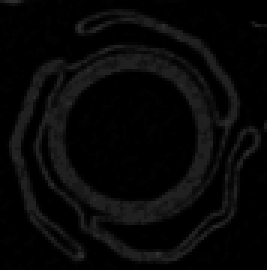
#> input picture img/balloon_folded.png, 89 x 90 px (shown 3 times larger)
$ jupyter execute Balloon_folded.ipynb
#> lines starting #> are read from the running program, lines starting #| are printed output that depends on the picture
#> further down, image is the input picture: shape (90, 89, 4) float32; mean R, G, B, A 0.0296, 0.0296, 0.0296, 1
### utils.py
"""
__File name__:          utils.py
__Author__:             Reto Furrer
__Date created__:       02.09.2019
__Date last modified__: 06.09.2019
__Python Version__:     3.6
__Project__:            IGT-Lab 2019 (02.09.2019-13.09.2019)
__Description__:        This file contains the functions used in the file IGTLab_RetoFurrer_2019 to
                        analyse the topology of polymer tubes with microCT images. The functions might be
                        called from any python IDE if needed.
"""

def create_directories():
    """
    Description:    Check whether the needed directories are present.
    ------------    If not directories are created.

    Inputs:
    -------
    none

    Outputs:
    --------
    none
    """
    # Import packages needed for the function
    import os

    # Create directories in order to store exports and results propery if they not already exist
    ## Results (res)
    if not os.path.exists('res'):
        os.mkdir('res')

    ## Exports (res/diag)
    if not os.path.exists('res/diag'):
        os.mkdir('res/diag')

    ## Exports (res/txt)
    if not os.path.exists('res/txt'):
        os.mkdir('res/txt')

    ## Images (img)
    if not os.path.exists('img'):
        os.mkdir('img')

    ## Exports (exp)
    if not os.path.exists('exp'):
        os.mkdir('exp')


# [41 lines left out: function print_original_image, not called in this run]


def gaussian_filter(image, sigma, sample="n/a", show="False", index=0):
    """
    Description:    Applies a gaussian filter to an imagee (array) and returns the filtered image
    ------------

    Inputs:
    -------
    image:          array
                    The input image that need to be filtered

    sigma:          float
                    Defines the standard deviation of the gaussian filter

    sample:         string
                    Defining which sample was choosen (default:"n/a")

    show:           bool
                    Defines whether or not the result is plotted (default:"False")

    index:          int
                    Index of the iteration to label the images (default:0)

    Outputs:
    --------
    img_filtered:   array
                    The filtered image
    """
#> called with sigma = 0.2, sample = 'n/a', show = 'False', index = 0
    # Import packages needed for the function
    import matplotlib.pyplot as plt
    import scipy.ndimage as ndimage
    import os

    # Apply Gaussian filter to the gray image to reduce noise and show it to the user
    img_filtered = ndimage.gaussian_filter(image, sigma)

    # Plot filtered image
    if show == "True":
        plt.imshow(img_filtered, cmap='gray', interpolation='nearest')
        plt.title('filtered image, Gaussian (sample:{}, sigma: {}, index: {})'.format(sample,sigma,index))
        plt.xlabel('Image width / pixel')
        plt.ylabel('Image hight / pixel')
        plt.show()

        # save it to a *.pdf file
        if not os.path.exists('exp/filt'):
            os.mkdir('exp/filt')
        if not os.path.exists('exp/filt/gauss'):
            os.mkdir('exp/filt/gauss')
            plt.savefig('exp/filt/gauss/img_filt_gaussian_sigma{}_sigma{}_{}.pdf'.format(sample,sigma,index))
        else:
            plt.savefig('exp/filt/gauss/img_filt_gaussian_sigma{}_sigma{}_{}.pdf'.format(sample,sigma,index))

    return img_filtered


# [229 lines left out: functions median_filter, crop_to_roi, find_diameter, not called in this run]

def find_radii(image, sample="n/a", res=1, sigma=2.6, show="False", index=0):
    """
    Description:    Iterates around throught the found edges and calculates the distance to the center point, i.e. radius
    ------------

    Inputs:
    -------
    image:          array
                    The input image that need to be processed

    sample:         string
                    Defining which sample was choosen (default:"n/a")

    res:            float
                    Inter- and inner image resolution in in SI-unit (m) (default:"n/a")

    sigma:          float
                    Defines the standard deviation of the edge detector (default: 2.6)

    show:           string
                    Defines whether or not the result is plotted (default: "False")

    index:          int
                    Index of the iteration to label the images (default:0)

    Outputs:
    --------
    radius:         list
                    list that contains all the radii of the image

    index:          int
                    The index of the image that was processed
    """
#> called with sample = 'n/a', res = 10, sigma = 0.2, show = 'False', index = 0
    # Import packages needed for the function
    import numpy as np
    import matplotlib.pyplot as plt
    import os
    from skimage import data, feature, color

    # Initialisation of the list to store the radius
    radius=[]

    # Convert given image into array
    image = color.rgb2gray(np.asarray(image))
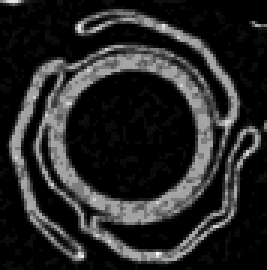
#> image: shape (90, 89) float32 (shown 3 times larger); min 2.69e-07, max 0.192, mean 0.0296; drawn with min black and max white

    # Edge detection wih canny edge detector
    img_edges = feature.canny(image, sigma=sigma)
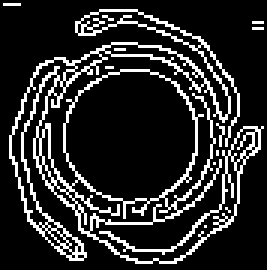
#> img_edges: shape (90, 89) bool (shown 3 times larger); 16.6% white in thin lines or dots

    # Create an array with the coordinates of the edges
    edge_indices = np.where(img_edges)
#> edge_indices = 1333 positions, rows 1 to 87, columns 1 to 87

    # Calculate the center position
    center_x = (max(edge_indices[0])-min(edge_indices[0]))/2
#> center_x = 43
    center_y = (max(edge_indices[1])-min(edge_indices[1]))/2
#> center_y = 43

    # Compose tuple to store center point in x and y direction
    center_coordinates = [center_x,center_y]
#> center_coordinates = [43, 43]

    ## Loop to calculate the radius of the edge.
    for w in range(len(edge_indices[0])):
        for h in range(len(edge_indices[1])):
            circle_coordinates = [edge_indices[0][w],edge_indices[1][h]]
            #print(circle_coordinates)
            r_vec = [circle_coordinates[0]-center_coordinates[0],circle_coordinates[1]-center_coordinates[1]]
            #print(r_vec)
            r_abs = np.sqrt(np.square(r_vec[0])+np.square(r_vec[1]))
            radius.append(r_abs)
#> after the loop, radius = 1776889 items
            #print("Radius (absolut, length): ",r_abs)

    # Create plot to print output image if show == "True"
    if show == "True":
        plt.imshow(img_edges, cmap='gray',
                   interpolation='nearest')
        plt.title('Edges found with Canny-Edge detector (sigma: {}, index: {})'.format(sigma,index))
        plt.xlabel('Image width / pixel')
        plt.ylabel('Image hight / pixel')
        plt.show()

    #Return the list with all the radii in the given image and the index of the given image
    return radius, index


# [485 lines left out: functions calculate_wallthickness, plot_segmentation, invert_image, mask_image, export_results, print_summary, not called in this run]

### Balloon_folded.ipynb
[cell 1]
#!/usr/bin/env python3
# -*- coding: utf-8 -*-

[cell 2]
import matplotlib.pyplot as plt
import numpy as np
import glob
import time
from mpl_toolkits import mplot3d # For 3D graphs
import utils as utils # Function created for this project, see utils.py

[cell 3]
utils.create_directories()

file = open("results_sample.txt", "w")

start_time = time.time()

[cell 4]
resolution = 10 # in um
pad = 0 # in pixels

profile = []
end_time = start_iteration_time = elapsed_time = 0

[cell 5]
image = plt.imread("img/balloon_folded.png")
image = np.asarray(image)

## Preprocessing, i.e. filtering of the image (path: /exp/filt/gauss/*.pdf)
img_filtered = utils.gaussian_filter(image,
                                     sigma=0.2,
                                     show="False")

## Call function find_radii to iterate through the whole image and calculate the radius
profile, index = utils.find_radii(img_filtered, res=resolution, sigma=0.2, show="False")
#> profile = 1776889 items; index = 0

## Stop timer and print timestempt ot the console
end_time = time.time()

## Important: Close file to free up the memory (!)
file.close()

[cell 6]
elapsed_time = round(end_time - start_time,2)
print(elapsed_time,"sec",)

[cell 7]
fig = plt.figure(figsize=(15, 10))

plt.subplot(311)
plt.plot(profile)
plt.ylabel('profile / px')

plt.subplot(312)
plt.plot(profile)
plt.axis([0, 2000, 0, 70])
plt.ylabel('profile / px')

plt.subplot(313)
plt.plot(profile)
plt.axis([740000, 760000, 0, 70])

plt.xlabel('position index')
plt.ylabel('profile / px')
plt.tight_layout()
plt.show()
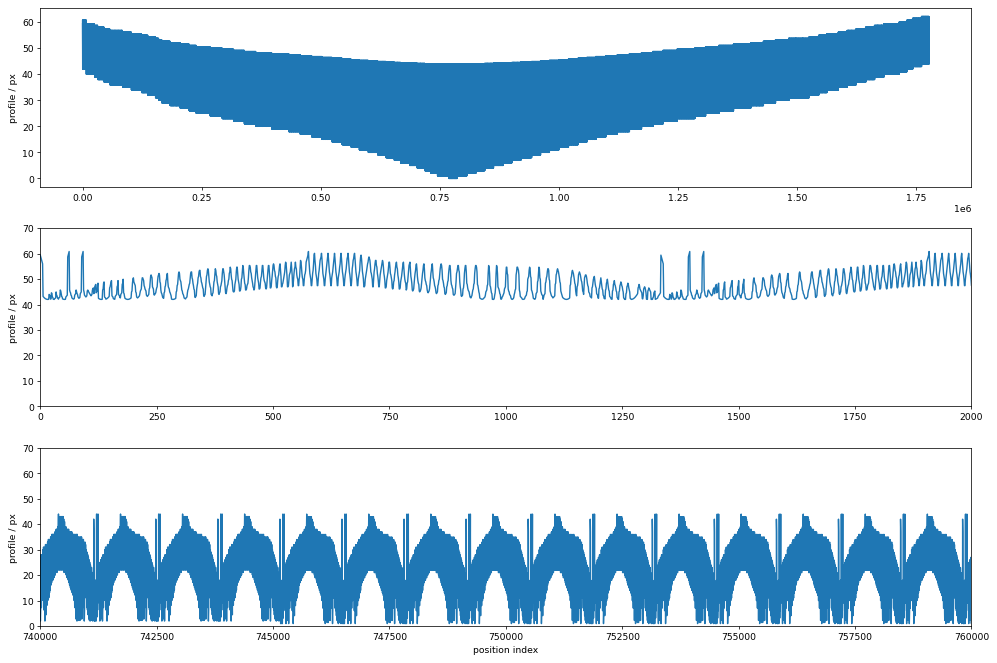
#> figure drawn by matplotlib, 3 panels; panel 1: curve peaks at x = 1760955, y = 62.23; panel 2: curve peaks at x = 1760955, y = 62.23; panel 3: curve peaks at x = 1760955, y = 62.23

fig.savefig('balloonprofile.png') # save the figure to file
